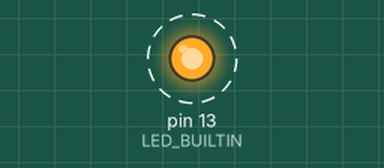
Recording of a sketch running on a simulated Arduino Uno, built with avr-gcc and run on an emulated ATmega328P. Parts: output pins drawn as LEDs (lit = HIGH). Dashed ring = blinking.

Above: at 6.12 s.
Timing chart, 0 to 9.0 s (numbered marks = the images above):
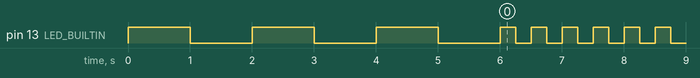

The sketch:

Lab3.1.ino
```cpp
void setup() {
// initialize the digital pin as an output.
// Pin 13 has an LED connected on most Arduino boards:
pinMode(LED_BUILTIN, OUTPUT);
digitalWrite(LED_BUILTIN, HIGH);
// set the LED on
delay(1000);
// wait for a second
digitalWrite(LED_BUILTIN, LOW);
// set the LED off
delay(1000);
// wait for a second
digitalWrite(LED_BUILTIN, HIGH);
// set the LED on
delay(1000);
// wait for a second
digitalWrite(LED_BUILTIN, LOW);
// set the LED off
delay(1000);
// wait for a second
digitalWrite(LED_BUILTIN, HIGH);
// set the LED on
delay(1000);
// wait for a second
digitalWrite(LED_BUILTIN, LOW);
// set the LED off
delay(1000);
// wait for a second
}
void loop() {
digitalWrite(LED_BUILTIN, HIGH);
delay(250);
digitalWrite(LED_BUILTIN, LOW);
delay(250);
}
```

Measured:
- by itself, pin 13 (LED_BUILTIN): HIGH → LOW at 1.0 s, → HIGH 1.0 s later, → LOW 1.0 s later, → HIGH 1.0 s later, … (501 changes in this stretch)
